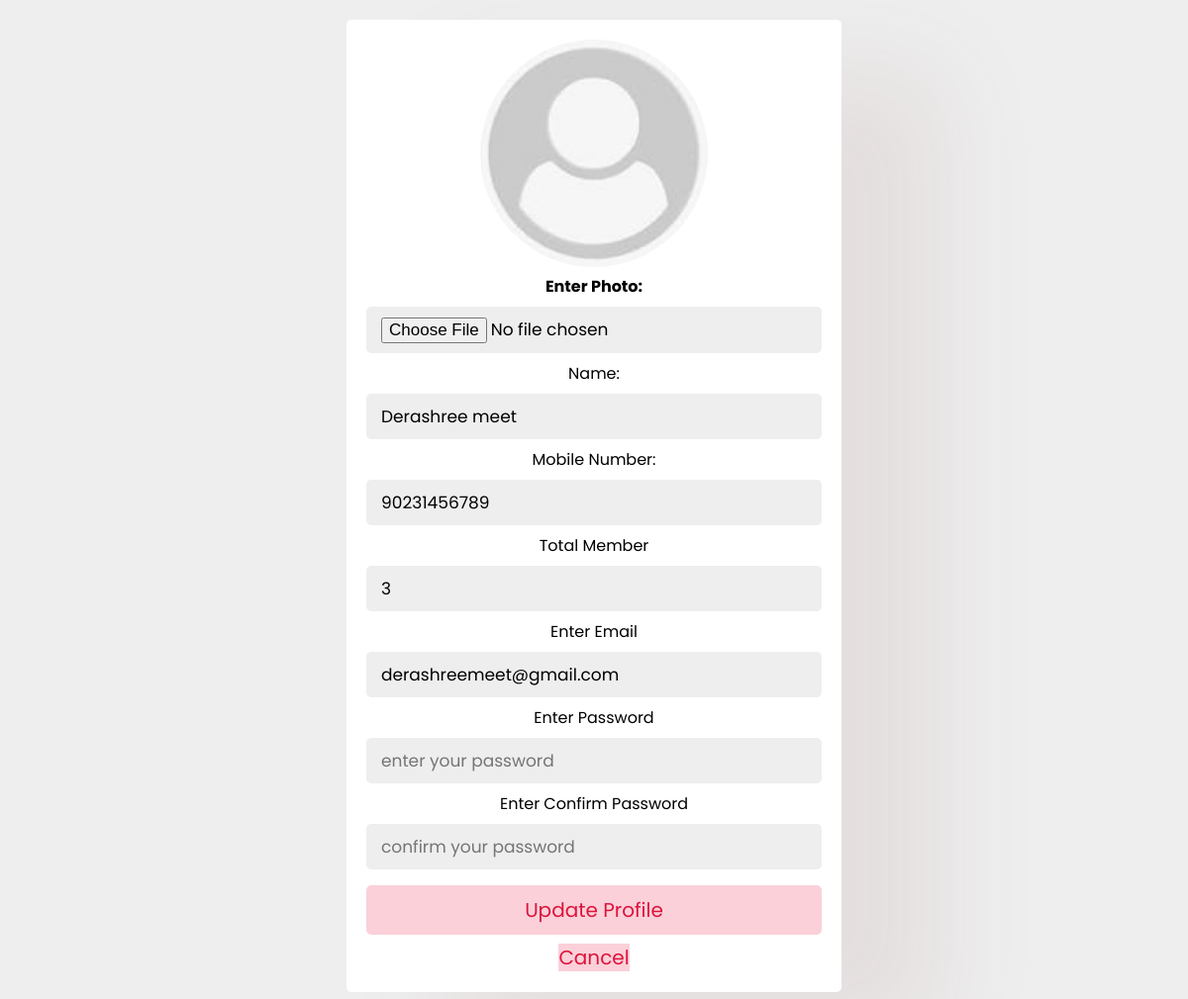
Page /admin/editprofile.php?id=2 on the committed database.
### tables this page shows
CREATE TABLE `members` (
  `hno` int(255) NOT NULL,
  `name` varchar(255) NOT NULL,
  `img_source` varchar(400) NOT NULL DEFAULT './images/defualt.png',
  `email` varchar(255) NOT NULL,
  `password` varchar(255) NOT NULL,
  `user_type` varchar(255) NOT NULL DEFAULT 'user',
  `mno` varchar(15) NOT NULL,
  `total` int(25) NOT NULL,
  `isrented` varchar(10) NOT NULL DEFAULT 'owner'
);

### admin/editprofile.php (the view, shortened to what this page needs)
<?php
include('../config.php');
$hno=$_GET['id'];
$sql="SELECT * FROM members WHERE hno=$hno";
$result=mysqli_query($conn,$sql);
$row=mysqli_fetch_assoc($result);
$name=$row['name'];
$mno=$row['mno'];
$total=$row['total'];
$email=$row['email'];
 ?>
<!DOCTYPE html>
<html lang="en">
<head>
   <link rel="stylesheet" href="/login.css">
</head>
<body>
<div class="form-container">
    <form action="" method="POST" enctype="multipart/form-data">
         <img src="<?php if ($row['img_source'] == '../images/') { echo '../images/defualt.png'; } else { echo $row['img_source']; } ?>" style="width:50%; height:50%; border-radius:50%;">   <br>
          <label for="img"><b>Enter Photo:</b></label>
          <input type="file" name="uf" id="">
          <label for="name">Name:</label>
          <input type="text" id="name" name="name" required placeholder="Enter Name" value="<?php echo ($name);  ?>">
          <label for="mobileNumber">Mobile Number:</label>
          <input type="text" id="mobileNumber" name="mno" required placeholder="Enter Mobile Number" value="<?php echo ($mno);  ?>">
          <label for="totalMembers">Total Member</label>
          <input type="text" id="totalMembers" name="total" name="" required placeholder="Enter Total Member" value="<?php echo ($total);  ?>">
          <label for="totalMembers">Enter Email</label>
          <input type="email" name="email" required placeholder="enter your email" value="<?php echo ($email);  ?>">
          <label for="totalMembers">Enter Password</label>
          <input type="password" name="password" required placeholder="enter your password">
          <label for="totalMembers">Enter Confirm Password</label>
          <input type="password" name="cpassword" required placeholder="confirm your password">
          <input type="submit" name="submit"  class="form-btn" value="Update Profile">
          <a href="/admin/dashboard.php" id="cancelButton"  class="form-btn" style="width:100%;">Cancel</a>
    </form>
</div>
</body>
</html>

### login.css (style rules this page uses)
* { font-family: 'Poppins', sans-serif; margin:0; padding:0; box-sizing: border-box; outline: none; border:none; text-decoration: none; }
.form-container { min-height: 100vh; display: flex; align-items: center; justify-content: center; padding:20px; padding-bottom: 60px; background: #eee; }
.form-container form { padding:20px; border-radius: 5px; box-shadow: 100px 51px 100px rgba(148, 85, 85, 0.1); background: #fff; text-align: center; width: 500px; }
.form-container form input, .form-container form select { width: 100%; padding:10px 15px; font-size: 17px; margin:8px 0; background: #eee; border-radius: 5px; }
.form-container form .form-btn { background: #fbd0d9; color:crimson; text-transform: capitalize; font-size: 20px; cursor: pointer; }

### rows in the picture
members: img_source (picture), name "Derashree meet", mno "90231456789", total "3", email "derashreemeet@gmail.com"
